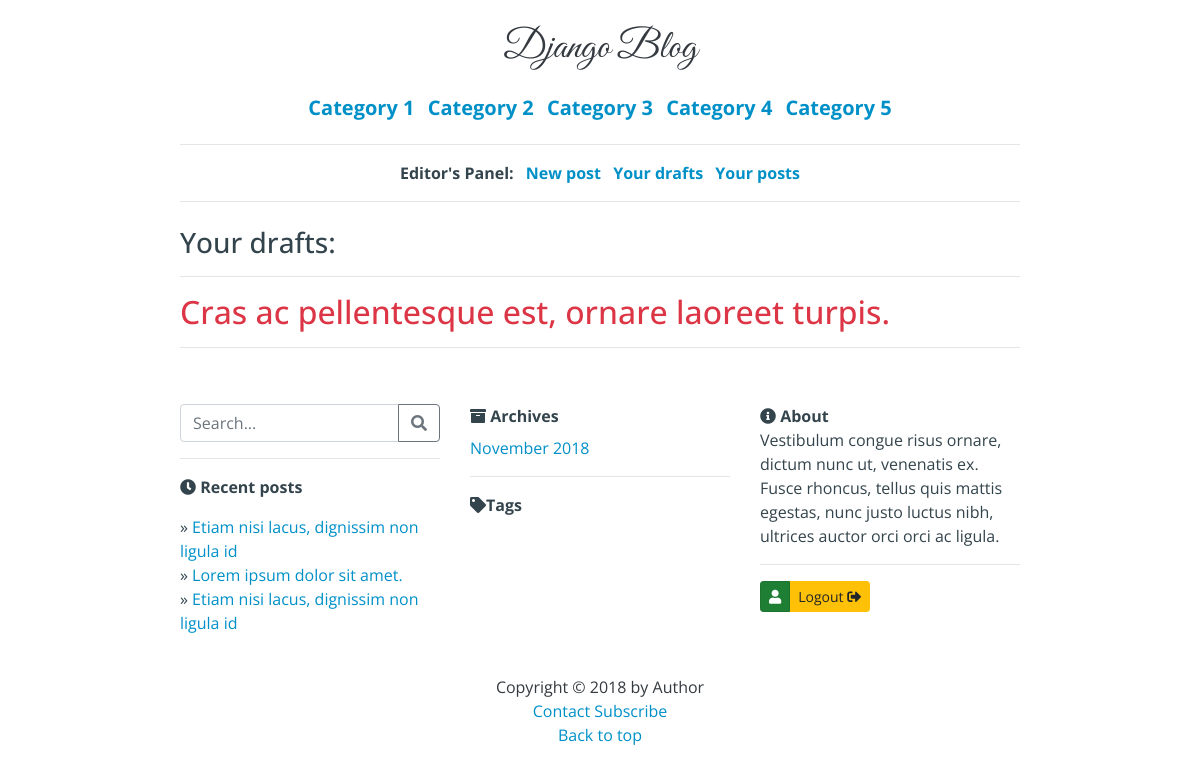
The page /add/drafts/ (signed in) on the database its author committed.
### blog/models.py (models this page shows, shortened)
class Category(models.Model):
    name = models.CharField(max_length=100, unique=True)
    class Meta:
        verbose_name_plural = 'Categories'

class Post(models.Model):
    STATUS = (
        ('DRAFT', 'Draft'),
        ('PUBLISHED', 'Published'),
    )
    category = models.ManyToManyField(Category, blank=False)
    author = models.ForeignKey(
        User,
        on_delete=models.CASCADE,
        related_name='posts')
    picture = models.ImageField(upload_to='media', default='media/None/no-img.jpg')
    title = models.CharField(max_length=300)
    slug = models.SlugField(
        max_length=300,
        unique_for_date='published_date')
    content = MarkdownxField() # markdownx
    published_date = models.DateTimeField(auto_now=True)
    allow_comments = models.BooleanField(default=True)
    status = models.CharField(default='DRAFT', choices=STATUS, max_length=10)
    tags = TaggableManager(blank=True)
    class Meta:
        ordering = ('-published_date', )
    def __str__(self):
        return self.title

### blog/views.py (the view)
# urls.py: path('add/drafts/', PostDraftsList.as_view(), name='list_drafts'),
class PostDraftsList(CategoryDatesMixin,
                     PermissionRequiredMixin,
                     LoginRequiredMixin,
                     ListView):
    template_name = 'blog/list_drafts.html'
    permission_required = 'blog.add_post'
    context_object_name = 'posts'
    def get_queryset(self):
        return Post.objects.filter(
            status='DRAFT',
            author__first_name=self.request.user.first_name)

### blog/templatetags/blog_filters.py (called while the page is built)
@register.filter
def month_name(month_number):
    return calendar.month_name[month_number]

### blog/views.py (called while the page is built)
    def get_context_data(self, **kwargs):
        context = super().get_context_data(**kwargs)
        context['categories'] = Category.objects.all()
        context['dates'] = Post.objects.filter(
            status='PUBLISHED').datetimes(field_name='published_date',
                                          kind='month',
                                          order='DESC')
        context['recent_posts'] = Post.objects.filter(
                                        status='PUBLISHED') \
                                    .order_by('-published_date')[:3]
        return context

### blog/templates/blog/list_drafts.html (shortened to what this page needs)
{% extends 'base.html' %}
{% block content %}
<h3>Your drafts:</h3>
<hr>
{% for post in posts %}
    <div class="post">
        <h2><a href="{% url 'blog:update_post' slug=post.slug %}" class="text-danger">{{ post.title }}</a></h2>
    </div>
    <hr>
{% empty %}
    <p>No posts.</p>
{% endfor %}
{% endblock %}

### blog/templates/base.html (shortened to what this page needs)
{% load static %}
{% load taggit_templatetags2_tags %}
{% load blog_filters %}
<!DOCTYPE html>
<html lang="en">
<head>
    <link rel="stylesheet" href="{% static 'css/bootstrap.min.css' %}">
    <link rel="stylesheet" href="{% static 'css/all.css' %}">
    <link rel="stylesheet" href="{% static 'css/blog.css' %}">
</head>
<body>
    <div class="container w-75">
        <header class="container mt-4 text-center">
            <a class="h1 text-dark blog-title" href="/">Django Blog</a>
        </header>
        {% block nav-content %}
        {% if categories %}
        <div class="container my-4">
            <ul class="list-unstyled list-inline text-center h5 font-weight-bold">
            {% for category in categories %}
                <li class="list-inline-item">
                    <a href="{% url 'blog:category' name=category.name %}">{{ category.name }}</a>
                </li>
            {% endfor %}
            </ul>
        </div>
        {% endif %}
        {% endblock %}
        {% block editor-panel %}
        {% if user.is_authenticated and perms.blog.add_post %}
        <div class="container my-4">
            <hr>
            <ul class="list-unstyled list-inline text-center font-weight-bold">
                <li class="list-inline-item">Editor's Panel:</li>
                <li class="list-inline-item"><a href="{% url 'blog:add_post' %}">New post</a></li>
                <li class="list-inline-item"><a href="{% url 'blog:list_drafts' %}">Your drafts</a></li>
                <li class="list-inline-item"><a href="{% url 'blog:author' author=user.first_name %}">Your posts</a></li>
            </ul>
            <hr>
        </div>
        {% endif %}
        {% endblock %}
        <main class="container">
            {% block content %} {% endblock %}
        </main>
        <footer class="py-3">
            <div class="container">
                {% block footer-content %}
                <div class="row py-4">
                    <div class="col-md-4">
                        <form method="GET" action="{% url 'blog:search' %}">
                            <div class="input-group">
                                <input type="text" class="form-control" placeholder="Search..." name="q">
                                <div class="input-group-append">
                                    <button class="btn btn-outline-secondary" type="button"><i class="fas fa-search"></i></button>
                                </div>
                            </div>
                        </form>
                        <hr>
                        <p>
                            <i class="fas fa-clock"></i>&nbsp;<b>Recent posts</b>
                            <ul class="list-unstyled mt-2">
                                {% for post in recent_posts %}
                                    <li>
                                        &raquo;&nbsp;<a href="{% url 'blog:details_post' slug=post.slug %}">{{ post }}</a>
                                    </li>
                                {% empty %}
                                    <p>No posts.</p>
                                {% endfor %}
                            </ul>
                        </p>
                    </div>
                    <div class="col-md-4">
                        <i class="fas fa-archive"></i>&nbsp;<b>Archives</b>
                        <ul class="list-unstyled mt-2">
                            {% for date in dates %}
                                <li>
                                    <a href="{% url 'blog:ym_archive' year=date.year month=date.month %}">{{ date.month|month_name }} {{ date.year }}</a>
                                </li>
                            {% endfor %}
                        </ul>
                        <hr>
                        <i class="fas fa-tag"></i><b>Tags</b>
                            {% get_tagcloud as tags %}
                    </div>
                    <div class="col-md-4">
                        <i class="fas fa-info-circle"></i>&nbsp;<b>About</b>
                        <p>
                            Vestibulum congue risus ornare, dictum nunc ut, venenatis ex. Fusce rhoncus, tellus quis mattis egestas, nunc justo luctus nibh, ultrices auctor orci orci ac ligula.
                        </p>
                        <hr>
                        {% if user.is_authenticated %}
                            <div class="btn-group btn-group-sm" role="group">
                                <a href="{% url 'profile' %}" type="button" class="btn btn-success active"><b>{{ user.first_name }}</b> <i class="fas fa-user"></i></button>
                                <a href="{% url 'logout' %}?next={{ request.path | urlencode }}" class="btn btn-warning">Logout <i class="fas fa-sign-out-alt"></i></a>
                            </div>
                        {% else %}
                            <div class="btn-group btn-group-sm" role="group">
                                <a href="{% url 'login' %}?next={{ request.path | urlencode }}" class="btn btn-secondary">Sign In <i class="fas fa-sign-in-alt"></i></a>
                                <a href="{% url 'signup' %}" class="btn btn-outline-secondary">Sign Up <i class="fas fa-user-plus"></i></a>
                            </div>
                        {% endif %}
                    </div>
                </div>
                {% endblock %}
                <p class="m-0 text-center text-dark">
                    Copyright &copy; {% now "Y" %} by Author<br>
                    <a href="{% url 'contact:email-form' %}">Contact</a>&nbsp;<a href="{% url 'feed' %}">Subscribe</a><br>
                    <a href="#">Back to top</a>
                </p>
            </div>
        </footer>
    </div>
</body>
</html>

### blog/static/css/all.css (style rules this page uses)
.fa, .fas, .far, .fal, .fab { -moz-osx-font-smoothing: grayscale; -webkit-font-smoothing: antialiased; display: inline-block; font-style: normal; font-variant: normal; text-rendering: auto; line-height: 1; }
.fa-archive:before { content: "\f187"; }
.fa-clock:before { content: "\f017"; }
.fa-info-circle:before { content: "\f05a"; }
.fa-search:before { content: "\f002"; }
.fa-sign-out-alt:before { content: "\f2f5"; }
.fa-tag:before { content: "\f02b"; }
.fa-user:before { content: "\f007"; }
.fa, .fas { font-family: 'Font Awesome 5 Free'; font-weight: 900; }

### blog/static/css/blog.css (style rules this page uses)
body { background-color: #fff; color: #33444C; font-family: "Open Sans", sans-serif; }
a { color: #0090C8; text-decoration: none; }
.blog-title { font-family: 'Great Vibes', cursive; }

### rows shown on the page
Category: name "Category 1"
Category: name "Category 2"
Category: name "Category 3"
Category: name "Category 4"
Category: name "Category 5"
Post: title "Cras ac pellentesque est, ornare laoreet turpis."
Post: title "Etiam nisi lacus, dignissim non ligula id"
Post: title "Lorem ipsum dolor sit amet."
Post: title "Etiam nisi lacus, dignissim non ligula id"

### other values the page prints
{{ date.month|month_name }} "November"
{{ date.year }} "2018"
